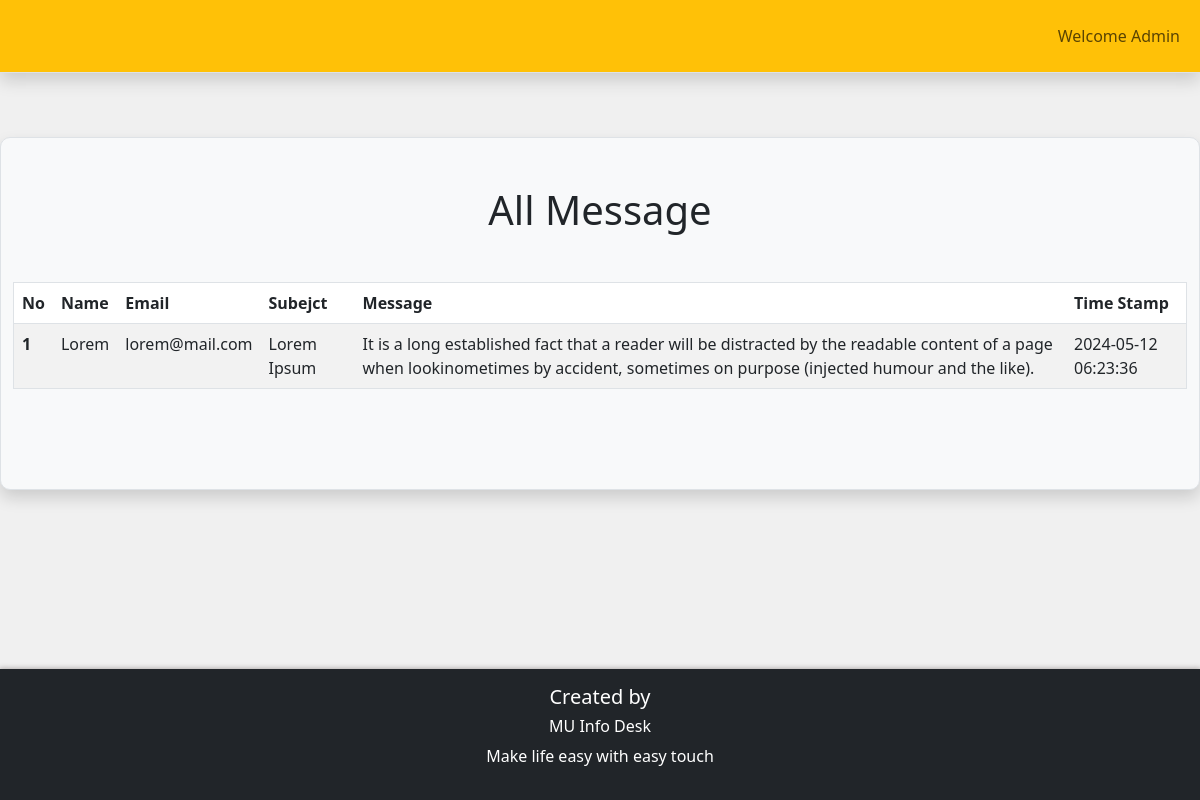
The page /admin_area/all-message.php (signed in) on the database its author committed.
### tables this page shows
CREATE TABLE `mess` (
  `mess_id` int(11) NOT NULL,
  `name` varchar(255) NOT NULL,
  `subject` varchar(255) NOT NULL,
  `email` varchar(255) NOT NULL,
  `message` text NOT NULL,
  `timeStamp` timestamp NOT NULL DEFAULT current_timestamp() ON UPDATE current_timestamp()
);

### admin_area/all-message.php (the view, shortened to what this page needs)
<?php
require('header.php')
?>
    <div class="container-fluid mt-3 mt-3 mb-5 bg-light rounded-lg border border-rounded shadow">
        <h1 class="text-center my-5">All Message</h1>
        <table class="table table-striped border">
  <thead>
    <tr>
      <th scope="col">No</th>
      <th scope="col">Name</th>
      <th scope="col">Email</th>
      <th scope="col">Subejct</th>
      <th scope="col">Message</th>
      <th scope="col">Time Stamp</th>
    </tr>
  </thead>
  <tbody>
    <?php
    global $con;
    $select_query = "SELECT * FROM `mess` ";
$result_query = mysqli_query($con, $select_query);
$no = 1;
while ($row = mysqli_fetch_assoc($result_query)) {
    $mess_id = $row['mess_id'];
    $name = $row['name'];
    $subject = $row['subject'];
    $email = $row['email'];
    $message = $row['message'];
    $timeStamp = $row['timeStamp'];
    ?>
    <tr class='product-<?php echo $mess_id;?>'>
      <th scope="row"><?php echo $no++;?></th>
      <td><?php echo $name;?></td>
      <td><?php echo $email;?></td>
      <td><?php echo $subject;?></td>
      <td><?php echo $message ;?></td>
      <td><?php echo $timeStamp ;?></td>
    </tr>
    <?php
}?>
  </tbody>
</table>
</div>
<?php
require('footer.php')
?>

### css/style.css (style rules this page uses)
* { padding: 0; margin: 0; box-sizing: border-box; }

### admin_area/header.php (style rules this page uses)
table { margin-bottom: 100px !important; }
.border-rounded { border-radius: 10px; }

### rows shown on the page
mess: name "Lorem", email "lorem@mail.com", subject "Lorem Ipsum", message "It is a long established fact that a reader will be distracted by the readable content of a page when lookinometimes by accident, sometimes on purpose (injected humour and the like).", timeStamp "2024-05-12 06:23:36"

### other values the page prints
$_SESSION['admin_name'] "Admin"
